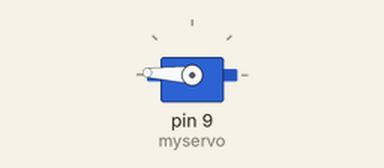
Simulated run of this sketch. Board: Arduino Uno, built with avr-gcc and run on an emulated ATmega328P. Parts: servo.

Above: at 0.05 s.
At 0.65 s:
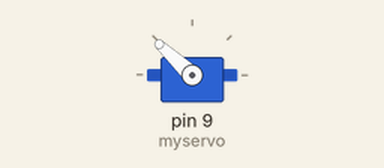
At 1.25 s:
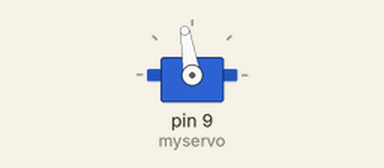
At 2.5 s:
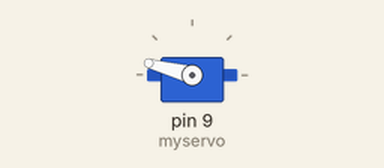
Timing chart, 0 to 6.2 s (numbered marks = the images above):
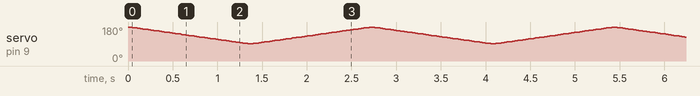

The sketch:

1.ino
```cpp
#include <Servo.h>

Servo myservo;  // create servo object to control a servo
int i;

void setup() {
  myservo.attach(9);  // attaches the servo on pin 9 to the servo object
}

void loop() {
  for (i = 180; i>90 ; i--){
    myservo.write(i);
    delay(15);
  }
  for (i=90 ; i < 180 ; i++){
    myservo.write(i);
    delay(15);
  }

}
```
